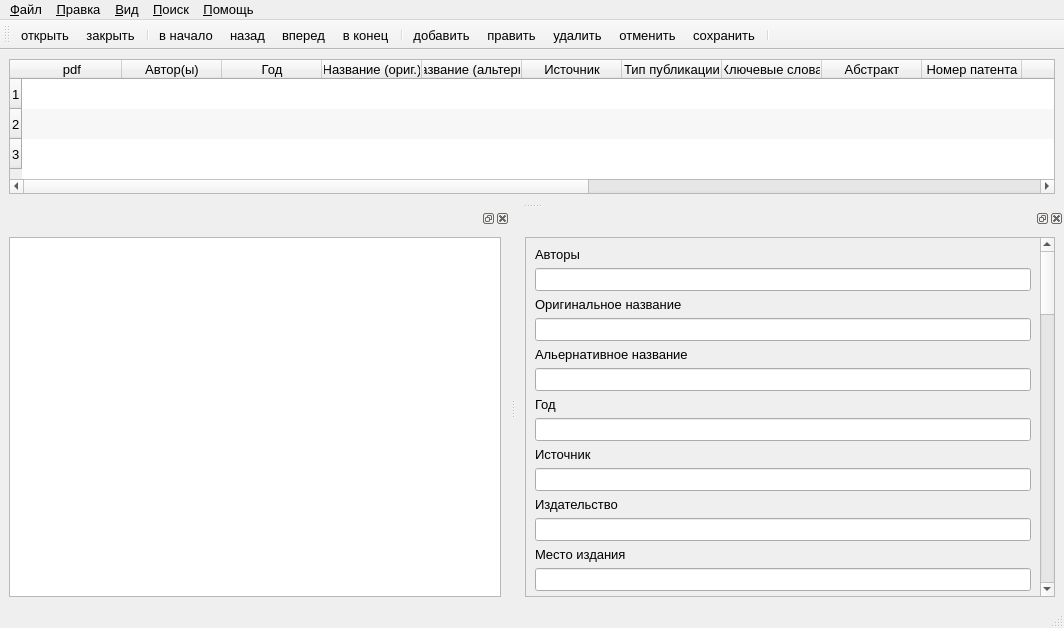
<?xml version="1.0" encoding="UTF-8"?>
<ui version="4.0">
 <class>MainWindow</class>
 <widget class="QMainWindow" name="MainWindow">
  <property name="geometry">
   <rect>
    <x>0</x>
    <y>0</y>
    <width>1064</width>
    <height>628</height>
   </rect>
  </property>
  <property name="minimumSize">
   <size>
    <width>0</width>
    <height>0</height>
   </size>
  </property>
  <property name="font">
   <font>
    <pointsize>10</pointsize>
   </font>
  </property>
  <property name="mouseTracking">
   <bool>true</bool>
  </property>
  <property name="windowTitle">
   <string>MainWindow</string>
  </property>
  <widget class="QWidget" name="centralwidget">
   <layout class="QHBoxLayout" name="horizontalLayout_3">
    <item>
     <widget class="QTableWidget" name="tableWidget">
      <property name="frameShape">
       <enum>QFrame::StyledPanel</enum>
      </property>
      <property name="frameShadow">
       <enum>QFrame::Sunken</enum>
      </property>
      <property name="lineWidth">
       <number>1</number>
      </property>
      <property name="alternatingRowColors">
       <bool>true</bool>
      </property>
      <property name="showGrid">
       <bool>false</bool>
      </property>
      <property name="gridStyle">
       <enum>Qt::SolidLine</enum>
      </property>
      <property name="sortingEnabled">
       <bool>true</bool>
      </property>
      <attribute name="horizontalHeaderVisible">
       <bool>true</bool>
      </attribute>
      <attribute name="horizontalHeaderShowSortIndicator" stdset="0">
       <bool>true</bool>
      </attribute>
      <attribute name="verticalHeaderVisible">
       <bool>true</bool>
      </attribute>
      <attribute name="verticalHeaderVisible">
       <bool>true</bool>
      </attribute>
      <attribute name="horizontalHeaderShowSortIndicator" stdset="0">
       <bool>true</bool>
      </attribute>
      <attribute name="horizontalHeaderVisible">
       <bool>true</bool>
      </attribute>
      <row>
       <property name="text">
        <string>1</string>
       </property>
      </row>
      <row>
       <property name="text">
        <string>2</string>
       </property>
      </row>
      <row>
       <property name="text">
        <string>3</string>
       </property>
      </row>
      <column>
       <property name="text">
        <string>pdf</string>
       </property>
      </column>
      <column>
       <property name="text">
        <string>Автор(ы)</string>
       </property>
      </column>
      <column>
       <property name="text">
        <string>Год</string>
       </property>
      </column>
      <column>
       <property name="text">
        <string>Название (ориг.)</string>
       </property>
      </column>
      <column>
       <property name="text">
        <string>Название (альтерн.)</string>
       </property>
      </column>
      <column>
       <property name="text">
        <string>Источник</string>
       </property>
      </column>
      <column>
       <property name="text">
        <string>Тип публикации</string>
       </property>
      </column>
      <column>
       <property name="text">
        <string>Ключевые слова</string>
       </property>
      </column>
      <column>
       <property name="text">
        <string>Абстракт</string>
       </property>
      </column>
      <column>
       <property name="text">
        <string>Номер патента</string>
       </property>
      </column>
      <column>
       <property name="text">
        <string>Том</string>
       </property>
      </column>
      <column>
       <property name="text">
        <string>Номер</string>
       </property>
      </column>
      <column>
       <property name="text">
        <string>Страницы</string>
       </property>
      </column>
      <column>
       <property name="text">
        <string>Место издания</string>
       </property>
      </column>
      <column>
       <property name="text">
        <string>Издательство</string>
       </property>
      </column>
      <column>
       <property name="text">
        <string>Язык публикации</string>
       </property>
      </column>
      <column>
       <property name="text">
        <string>Время добавления в базу</string>
       </property>
      </column>
      <column>
       <property name="text">
        <string>Путь до полнотекстовой публикации</string>
       </property>
      </column>
     </widget>
    </item>
   </layout>
  </widget>
  <widget class="QMenuBar" name="menubar">
   <property name="geometry">
    <rect>
     <x>0</x>
     <y>0</y>
     <width>1064</width>
     <height>26</height>
    </rect>
   </property>
   <widget class="QMenu" name="menu_file">
    <property name="title">
     <string>&amp;Файл</string>
    </property>
    <addaction name="create"/>
    <addaction name="open_"/>
    <addaction name="close"/>
    <addaction name="separator"/>
    <addaction name="save"/>
    <addaction name="save_as"/>
    <addaction name="del_"/>
    <addaction name="write_in"/>
    <addaction name="concatenate"/>
    <addaction name="write_from"/>
    <addaction name="sort_"/>
    <addaction name="double_search"/>
    <addaction name="separator"/>
    <addaction name="print_"/>
    <addaction name="separator"/>
    <addaction name="exit_"/>
   </widget>
   <widget class="QMenu" name="menu_edit">
    <property name="title">
     <string>&amp;Правка</string>
    </property>
    <addaction name="undo"/>
    <addaction name="redo"/>
    <addaction name="copy"/>
    <addaction name="crop"/>
    <addaction name="insert"/>
    <addaction name="select_all"/>
    <addaction name="separator"/>
    <addaction name="undo_all"/>
    <addaction name="separator"/>
    <addaction name="preferences"/>
   </widget>
   <widget class="QMenu" name="menu_search">
    <property name="title">
     <string>&amp;Поиск</string>
    </property>
    <addaction name="searchFulltext"/>
    <addaction name="search_all"/>
    <addaction name="searchCompl"/>
    <addaction name="searchKw"/>
    <addaction name="searchTaxKw"/>
   </widget>
   <widget class="QMenu" name="menu_help">
    <property name="title">
     <string>&amp;Помощь</string>
    </property>
    <addaction name="help"/>
    <addaction name="about"/>
    <addaction name="separator"/>
    <addaction name="database_info"/>
   </widget>
   <widget class="QMenu" name="menu">
    <property name="title">
     <string>&amp;Вид</string>
    </property>
    <addaction name="action_7"/>
    <addaction name="action_8"/>
    <addaction name="action_9"/>
    <addaction name="action_10"/>
   </widget>
   <addaction name="menu_file"/>
   <addaction name="menu_edit"/>
   <addaction name="menu"/>
   <addaction name="menu_search"/>
   <addaction name="menu_help"/>
  </widget>
  <widget class="QStatusBar" name="statusbar"/>
  <widget class="QToolBar" name="toolBar">
   <property name="acceptDrops">
    <bool>false</bool>
   </property>
   <property name="windowTitle">
    <string>toolBar_3</string>
   </property>
   <property name="autoFillBackground">
    <bool>true</bool>
   </property>
   <property name="toolButtonStyle">
    <enum>Qt::ToolButtonTextBesideIcon</enum>
   </property>
   <attribute name="toolBarArea">
    <enum>TopToolBarArea</enum>
   </attribute>
   <attribute name="toolBarBreak">
    <bool>false</bool>
   </attribute>
   <addaction name="toolBarOpenDatabase"/>
   <addaction name="toolBarCloseDatabase"/>
   <addaction name="separator"/>
   <addaction name="toolBarHome"/>
   <addaction name="toolBarPrev"/>
   <addaction name="toolBarNext"/>
   <addaction name="toolBarEnd"/>
   <addaction name="separator"/>
   <addaction name="toolBarNewEntry"/>
   <addaction name="toolBarEditEntry"/>
   <addaction name="toolBarDeleteEntry"/>
   <addaction name="toolBarUndo"/>
   <addaction name="toolBarCommit"/>
   <addaction name="separator"/>
  </widget>
  <widget class="QDockWidget" name="abstractDock">
   <attribute name="dockWidgetArea">
    <number>8</number>
   </attribute>
   <widget class="QWidget" name="dockWidgetContents_2">
    <layout class="QHBoxLayout" name="horizontalLayout_2">
     <item>
      <widget class="QTextBrowser" name="textBrowser">
       <property name="autoFormatting">
        <set>QTextEdit::AutoAll</set>
       </property>
       <property name="html">
        <string>&lt;!DOCTYPE HTML PUBLIC &quot;-//W3C//DTD HTML 4.0//EN&quot; &quot;http://www.w3.org/TR/REC-html40/strict.dtd&quot;&gt;
&lt;html&gt;&lt;head&gt;&lt;meta name=&quot;qrichtext&quot; content=&quot;1&quot; /&gt;&lt;style type=&quot;text/css&quot;&gt;
p, li { white-space: pre-wrap; }
&lt;/style&gt;&lt;/head&gt;&lt;body style=&quot; font-family:'Sans'; font-size:10pt; font-weight:400; font-style:normal;&quot;&gt;
&lt;p style=&quot;-qt-paragraph-type:empty; margin-top:0px; margin-bottom:0px; margin-left:0px; margin-right:0px; -qt-block-indent:0; text-indent:0px; font-family:'MS Shell Dlg 2';&quot;&gt;&lt;/p&gt;
&lt;p style=&quot;-qt-paragraph-type:empty; margin-top:0px; margin-bottom:0px; margin-left:0px; margin-right:0px; -qt-block-indent:0; text-indent:0px; font-family:'MS Shell Dlg 2';&quot;&gt;&lt;/p&gt;&lt;/body&gt;&lt;/html&gt;</string>
       </property>
      </widget>
     </item>
    </layout>
   </widget>
  </widget>
  <widget class="QDockWidget" name="add_dataDOCK">
   <attribute name="dockWidgetArea">
    <number>8</number>
   </attribute>
   <widget class="QWidget" name="dockWidgetContents">
    <layout class="QVBoxLayout" name="verticalLayout_3">
     <item>
      <widget class="QScrollArea" name="scrollArea">
       <property name="widgetResizable">
        <bool>true</bool>
       </property>
       <widget class="QWidget" name="scrolladd">
        <property name="geometry">
         <rect>
          <x>0</x>
          <y>-1794</y>
          <width>519</width>
          <height>2190</height>
         </rect>
        </property>
        <layout class="QVBoxLayout" name="verticalLayout_4">
         <item>
          <widget class="QLabel" name="label_10">
           <property name="text">
            <string>&lt;!DOCTYPE HTML PUBLIC &quot;-//W3C//DTD HTML 4.0//EN&quot; &quot;http://www.w3.org/TR/REC-html40/strict.dtd&quot;&gt;
&lt;html&gt;&lt;head&gt;&lt;meta name=&quot;qrichtext&quot; content=&quot;1&quot; /&gt;&lt;style type=&quot;text/css&quot;&gt;
p, li { white-space: pre-wrap; }
&lt;/style&gt;&lt;/head&gt;&lt;body style=&quot; font-family:'MS Shell Dlg 2'; font-size:10pt; font-weight:400; font-style:normal;&quot;&gt;
&lt;p style=&quot; margin-top:0px; margin-bottom:0px; margin-left:0px; margin-right:0px; -qt-block-indent:0; text-indent:0px;&quot;&gt;Авторы&lt;/p&gt;&lt;/body&gt;&lt;/html&gt;</string>
           </property>
          </widget>
         </item>
         <item>
          <widget class="QLineEdit" name="lineEdit_authors"/>
         </item>
         <item>
          <widget class="QLabel" name="label_36">
           <property name="text">
            <string>Оригинальное название</string>
           </property>
          </widget>
         </item>
         <item>
          <widget class="QLineEdit" name="lineEdit_name_orig"/>
         </item>
         <item>
          <widget class="QLabel" name="label_38">
           <property name="text">
            <string>Альернативное название</string>
           </property>
          </widget>
         </item>
         <item>
          <widget class="QLineEdit" name="lineEdit_name_alt"/>
         </item>
         <item>
          <widget class="QLabel" name="label_13">
           <property name="text">
            <string>&lt;!DOCTYPE HTML PUBLIC &quot;-//W3C//DTD HTML 4.0//EN&quot; &quot;http://www.w3.org/TR/REC-html40/strict.dtd&quot;&gt;
&lt;html&gt;&lt;head&gt;&lt;meta name=&quot;qrichtext&quot; content=&quot;1&quot; /&gt;&lt;style type=&quot;text/css&quot;&gt;
p, li { white-space: pre-wrap; }
&lt;/style&gt;&lt;/head&gt;&lt;body style=&quot; font-family:'MS Shell Dlg 2'; font-size:10pt; font-weight:400; font-style:normal;&quot;&gt;
&lt;p style=&quot; margin-top:0px; margin-bottom:0px; margin-left:0px; margin-right:0px; -qt-block-indent:0; text-indent:0px;&quot;&gt;Год&lt;/p&gt;&lt;/body&gt;&lt;/html&gt;</string>
           </property>
          </widget>
         </item>
         <item>
          <widget class="QLineEdit" name="lineEdit_year"/>
         </item>
         <item>
          <widget class="QLabel" name="label_40">
           <property name="text">
            <string>Источник</string>
           </property>
          </widget>
         </item>
         <item>
          <widget class="QLineEdit" name="lineEdit_source"/>
         </item>
         <item>
          <widget class="QLabel" name="label_41">
           <property name="text">
            <string>Издательство</string>
           </property>
          </widget>
         </item>
         <item>
          <widget class="QLineEdit" name="lineEdit_publisher"/>
         </item>
         <item>
          <widget class="QLabel" name="label_20">
           <property name="text">
            <string>Место издания</string>
           </property>
          </widget>
         </item>
         <item>
          <widget class="QLineEdit" name="lineEdit_publ_place"/>
         </item>
         <item>
          <widget class="QLabel" name="label_37">
           <property name="text">
            <string>Редакторы</string>
           </property>
          </widget>
         </item>
         <item>
          <widget class="QLineEdit" name="lineEdit_editors"/>
         </item>
         <item>
          <widget class="QLabel" name="label_11">
           <property name="text">
            <string>&lt;!DOCTYPE HTML PUBLIC &quot;-//W3C//DTD HTML 4.0//EN&quot; &quot;http://www.w3.org/TR/REC-html40/strict.dtd&quot;&gt;
&lt;html&gt;&lt;head&gt;&lt;meta name=&quot;qrichtext&quot; content=&quot;1&quot; /&gt;&lt;style type=&quot;text/css&quot;&gt;
p, li { white-space: pre-wrap; }
&lt;/style&gt;&lt;/head&gt;&lt;body style=&quot; font-family:'MS Shell Dlg 2'; font-size:10pt; font-weight:400; font-style:normal;&quot;&gt;
&lt;p style=&quot; margin-top:0px; margin-bottom:0px; margin-left:0px; margin-right:0px; -qt-block-indent:0; text-indent:0px;&quot;&gt;Том&lt;/p&gt;&lt;/body&gt;&lt;/html&gt;</string>
           </property>
          </widget>
         </item>
         <item>
          <widget class="QLineEdit" name="lineEdit_vol"/>
         </item>
         <item>
          <widget class="QLabel" name="label_9">
           <property name="text">
            <string>&lt;!DOCTYPE HTML PUBLIC &quot;-//W3C//DTD HTML 4.0//EN&quot; &quot;http://www.w3.org/TR/REC-html40/strict.dtd&quot;&gt;
&lt;html&gt;&lt;head&gt;&lt;meta name=&quot;qrichtext&quot; content=&quot;1&quot; /&gt;&lt;style type=&quot;text/css&quot;&gt;
p, li { white-space: pre-wrap; }
&lt;/style&gt;&lt;/head&gt;&lt;body style=&quot; font-family:'MS Shell Dlg 2'; font-size:10pt; font-weight:400; font-style:normal;&quot;&gt;
&lt;p style=&quot; margin-top:0px; margin-bottom:0px; margin-left:0px; margin-right:0px; -qt-block-indent:0; text-indent:0px;&quot;&gt;Номер&lt;/p&gt;&lt;/body&gt;&lt;/html&gt;</string>
           </property>
          </widget>
         </item>
         <item>
          <widget class="QLineEdit" name="lineEdit_number"/>
         </item>
         <item>
          <widget class="QLabel" name="label_39">
           <property name="text">
            <string>Выпуск</string>
           </property>
          </widget>
         </item>
         <item>
          <widget class="QLineEdit" name="lineEdit_issue"/>
         </item>
         <item>
          <widget class="QLabel" name="label_14">
           <property name="text">
            <string>&lt;!DOCTYPE HTML PUBLIC &quot;-//W3C//DTD HTML 4.0//EN&quot; &quot;http://www.w3.org/TR/REC-html40/strict.dtd&quot;&gt;
&lt;html&gt;&lt;head&gt;&lt;meta name=&quot;qrichtext&quot; content=&quot;1&quot; /&gt;&lt;style type=&quot;text/css&quot;&gt;
p, li { white-space: pre-wrap; }
&lt;/style&gt;&lt;/head&gt;&lt;body style=&quot; font-family:'MS Shell Dlg 2'; font-size:10pt; font-weight:400; font-style:normal;&quot;&gt;
&lt;p style=&quot; margin-top:0px; margin-bottom:0px; margin-left:0px; margin-right:0px; -qt-block-indent:0; text-indent:0px;&quot;&gt;Серия&lt;/p&gt;&lt;/body&gt;&lt;/html&gt;</string>
           </property>
          </widget>
         </item>
         <item>
          <widget class="QLineEdit" name="lineEdit_series"/>
         </item>
         <item>
          <widget class="QLabel" name="label_48">
           <property name="text">
            <string>Часть</string>
           </property>
          </widget>
         </item>
         <item>
          <widget class="QLineEdit" name="lineEdit_part"/>
         </item>
         <item>
          <widget class="QLabel" name="label_42">
           <property name="text">
            <string>Страницы</string>
           </property>
          </widget>
         </item>
         <item>
          <widget class="QLineEdit" name="lineEdit_pages"/>
         </item>
         <item>
          <widget class="QLabel" name="label_51">
           <property name="text">
            <string>Таблицы</string>
           </property>
          </widget>
         </item>
         <item>
          <widget class="QLineEdit" name="lineEdit_tables"/>
         </item>
         <item>
          <widget class="QLabel" name="label_16">
           <property name="text">
            <string>Карты</string>
           </property>
          </widget>
         </item>
         <item>
          <widget class="QLineEdit" name="lineEdit_maps"/>
         </item>
         <item>
          <widget class="QLabel" name="label_12">
           <property name="text">
            <string>&lt;!DOCTYPE HTML PUBLIC &quot;-//W3C//DTD HTML 4.0//EN&quot; &quot;http://www.w3.org/TR/REC-html40/strict.dtd&quot;&gt;
&lt;html&gt;&lt;head&gt;&lt;meta name=&quot;qrichtext&quot; content=&quot;1&quot; /&gt;&lt;style type=&quot;text/css&quot;&gt;
p, li { white-space: pre-wrap; }
&lt;/style&gt;&lt;/head&gt;&lt;body style=&quot; font-family:'MS Shell Dlg 2'; font-size:10pt; font-weight:400; font-style:normal;&quot;&gt;
&lt;p style=&quot; margin-top:0px; margin-bottom:0px; margin-left:0px; margin-right:0px; -qt-block-indent:0; text-indent:0px;&quot;&gt;Иллюстрации&lt;/p&gt;&lt;/body&gt;&lt;/html&gt;</string>
           </property>
          </widget>
         </item>
         <item>
          <widget class="QLineEdit" name="lineEdit_ill"/>
         </item>
         <item>
          <widget class="QLabel" name="label_54">
           <property name="text">
            <string>Количество публикаций</string>
           </property>
          </widget>
         </item>
         <item>
          <widget class="QLineEdit" name="lineEdit_publ_numb"/>
         </item>
         <item>
          <widget class="QLabel" name="label_43">
           <property name="text">
            <string>Zool. Record</string>
           </property>
          </widget>
         </item>
         <item>
          <widget class="QLineEdit" name="lineEdit_zool_rec"/>
         </item>
         <item>
          <widget class="QLabel" name="label_44">
           <property name="text">
            <string>Область серии</string>
           </property>
          </widget>
         </item>
         <item>
          <widget class="QLineEdit" name="lineEdit_series_area"/>
         </item>
         <item>
          <widget class="QLabel" name="label_45">
           <property name="text">
            <string>Язык публикации</string>
           </property>
          </widget>
         </item>
         <item>
          <widget class="QLineEdit" name="lineEdit_publ_lang"/>
         </item>
         <item>
          <widget class="QLabel" name="label_6">
           <property name="text">
            <string>Страна публикации</string>
           </property>
          </widget>
         </item>
         <item>
          <widget class="QLineEdit" name="lineEdit_publ_country"/>
         </item>
         <item>
          <widget class="QLabel" name="label_15">
           <property name="text">
            <string>Тип публикации</string>
           </property>
          </widget>
         </item>
         <item>
          <widget class="QLineEdit" name="lineEdit_publ_type"/>
         </item>
         <item>
          <widget class="QLabel" name="label_7">
           <property name="text">
            <string>Номер редакции МПК</string>
           </property>
          </widget>
         </item>
         <item>
          <widget class="QLineEdit" name="lineEdit_num_ed_mpk"/>
         </item>
         <item>
          <widget class="QLabel" name="label_53">
           <property name="text">
            <string>Основной индекс МПК</string>
           </property>
          </widget>
         </item>
         <item>
          <widget class="QLineEdit" name="lineEdit_main_ind_mpk"/>
         </item>
         <item>
          <widget class="QLabel" name="label_8">
           <property name="text">
            <string>Имя патентообладателя</string>
           </property>
          </widget>
         </item>
         <item>
          <widget class="QLineEdit" name="lineEdit_pat_owner"/>
         </item>
         <item>
          <widget class="QLabel" name="label_46">
           <property name="text">
            <string>Номер публикации</string>
           </property>
          </widget>
         </item>
         <item>
          <widget class="QLineEdit" name="lineEdit_publ_number"/>
         </item>
         <item>
          <widget class="QLabel" name="label_49">
           <property name="text">
            <string>Дата публикации</string>
           </property>
          </widget>
         </item>
         <item>
          <widget class="QDateEdit" name="dateEdit_publ_date"/>
         </item>
         <item>
          <widget class="QLabel" name="label">
           <property name="text">
            <string>Код ссылки</string>
           </property>
          </widget>
         </item>
         <item>
          <widget class="QLineEdit" name="lineEdit_ref_code"/>
         </item>
         <item>
          <widget class="QLabel" name="label_2">
           <property name="text">
            <string>УДК</string>
           </property>
          </widget>
         </item>
         <item>
          <widget class="QLineEdit" name="lineEdit_udk"/>
         </item>
         <item>
          <widget class="QLabel" name="label_4">
           <property name="text">
            <string>ISSN</string>
           </property>
          </widget>
         </item>
         <item>
          <widget class="QLineEdit" name="lineEdit_issn"/>
         </item>
         <item>
          <widget class="QLabel" name="label_5">
           <property name="text">
            <string>ISBN</string>
           </property>
          </widget>
         </item>
         <item>
          <widget class="QLineEdit" name="lineEdit_isbn"/>
         </item>
         <item>
          <widget class="QLabel" name="label_17">
           <property name="text">
            <string>Файл с публикацией</string>
           </property>
          </widget>
         </item>
         <item>
          <widget class="QLineEdit" name="lineEdit_file_path"/>
         </item>
         <item>
          <widget class="QLabel" name="label_18">
           <property name="text">
            <string>Общие таксономические слова</string>
           </property>
          </widget>
         </item>
         <item>
          <widget class="QLineEdit" name="lineEdit_comm_keywds"/>
         </item>
         <item>
          <widget class="QLabel" name="label_19">
           <property name="text">
            <string>Таксономические ключевые слова</string>
           </property>
          </widget>
         </item>
         <item>
          <widget class="QLineEdit" name="lineEdit_taxon_keywds"/>
         </item>
         <item>
          <widget class="QLabel" name="label_52">
           <property name="text">
            <string>Реферат</string>
           </property>
          </widget>
         </item>
         <item>
          <widget class="QTextEdit" name="textEdit_abstract"/>
         </item>
         <item>
          <widget class="QDialogButtonBox" name="buttonBox_add_entry">
           <property name="standardButtons">
            <set>QDialogButtonBox::Cancel|QDialogButtonBox::Ok</set>
           </property>
          </widget>
         </item>
        </layout>
       </widget>
      </widget>
     </item>
    </layout>
   </widget>
  </widget>
  <action name="create">
   <property name="text">
    <string>&amp;Создать</string>
   </property>
   <property name="toolTip">
    <string>Создать базу данных</string>
   </property>
   <property name="shortcut">
    <string>Ctrl+N</string>
   </property>
  </action>
  <action name="open_">
   <property name="icon">
    <iconset>
     <normaloff>../111.png</normaloff>../111.png</iconset>
   </property>
   <property name="text">
    <string>&amp;Открыть</string>
   </property>
   <property name="toolTip">
    <string>Открыть базу данных</string>
   </property>
   <property name="shortcut">
    <string>Ctrl+O</string>
   </property>
  </action>
  <action name="close">
   <property name="text">
    <string>&amp;Закрыть</string>
   </property>
   <property name="toolTip">
    <string>Закрыть базу данных</string>
   </property>
   <property name="shortcut">
    <string>Alt+C</string>
   </property>
  </action>
  <action name="save">
   <property name="text">
    <string>&amp;Сохранить</string>
   </property>
   <property name="shortcut">
    <string>Ctrl+S</string>
   </property>
  </action>
  <action name="save_as">
   <property name="text">
    <string>&amp;Сохранить как...</string>
   </property>
   <property name="shortcut">
    <string>Ctrl+Shift+S</string>
   </property>
  </action>
  <action name="del_">
   <property name="text">
    <string>&amp;Удалить</string>
   </property>
   <property name="shortcut">
    <string>Ctrl+D</string>
   </property>
  </action>
  <action name="write_in">
   <property name="text">
    <string>&amp;Записать в...</string>
   </property>
   <property name="shortcut">
    <string>Ctrl+W</string>
   </property>
  </action>
  <action name="concatenate">
   <property name="text">
    <string>&amp;Объединить...</string>
   </property>
   <property name="shortcut">
    <string>Ctrl+J</string>
   </property>
  </action>
  <action name="write_from">
   <property name="text">
    <string>&amp;Записать из...</string>
   </property>
   <property name="shortcut">
    <string>Ctrl+E</string>
   </property>
  </action>
  <action name="sort_">
   <property name="text">
    <string>&amp;Сортировать</string>
   </property>
   <property name="shortcut">
    <string>Alt+S</string>
   </property>
  </action>
  <action name="double_search">
   <property name="text">
    <string>&amp;Поиск дублей</string>
   </property>
   <property name="shortcut">
    <string>Alt+D</string>
   </property>
  </action>
  <action name="print_">
   <property name="text">
    <string>&amp;Печать...</string>
   </property>
   <property name="shortcut">
    <string>Ctrl+P</string>
   </property>
  </action>
  <action name="exit_">
   <property name="text">
    <string>&amp;Выход</string>
   </property>
   <property name="shortcut">
    <string>Ctrl+Q</string>
   </property>
  </action>
  <action name="undo">
   <property name="text">
    <string>&amp;Отменить ввод</string>
   </property>
   <property name="shortcut">
    <string>Ctrl+Z</string>
   </property>
  </action>
  <action name="redo">
   <property name="text">
    <string>&amp;Повторить ввод</string>
   </property>
   <property name="shortcut">
    <string>Ctrl+Y</string>
   </property>
  </action>
  <action name="copy">
   <property name="text">
    <string>&amp;Копировать</string>
   </property>
   <property name="shortcut">
    <string>Ctrl+C</string>
   </property>
  </action>
  <action name="crop">
   <property name="text">
    <string>&amp;Вырезать</string>
   </property>
   <property name="shortcut">
    <string>Ctrl+X</string>
   </property>
  </action>
  <action name="insert">
   <property name="text">
    <string>&amp;Вставить</string>
   </property>
   <property name="shortcut">
    <string>Ctrl+V</string>
   </property>
  </action>
  <action name="select_all">
   <property name="text">
    <string>&amp;Выделить всё</string>
   </property>
   <property name="shortcut">
    <string>Ctrl+A</string>
   </property>
  </action>
  <action name="undo_all">
   <property name="text">
    <string>&amp;Отменить всё</string>
   </property>
   <property name="shortcut">
    <string>Ctrl+Shift+Z</string>
   </property>
  </action>
  <action name="search_all">
   <property name="text">
    <string>&amp;Поиск по всем полям базы данных</string>
   </property>
   <property name="shortcut">
    <string>Ctrl+Shift+A</string>
   </property>
  </action>
  <action name="searchCompl">
   <property name="text">
    <string>&amp;Поиск по сложному запросу</string>
   </property>
   <property name="shortcut">
    <string>Ctrl+Shift+C</string>
   </property>
  </action>
  <action name="searchKw">
   <property name="text">
    <string>&amp;Поиск по совокупности ключевых слов</string>
   </property>
   <property name="shortcut">
    <string>Ctrl+Shift+K</string>
   </property>
  </action>
  <action name="searchTaxKw">
   <property name="text">
    <string>&amp;Поиск по совокупности таксономических ключевых слов</string>
   </property>
   <property name="shortcut">
    <string>Ctrl+Shift+T</string>
   </property>
  </action>
  <action name="help">
   <property name="text">
    <string>&amp;Справка</string>
   </property>
   <property name="shortcut">
    <string>F1</string>
   </property>
  </action>
  <action name="about">
   <property name="text">
    <string>&amp;О программе</string>
   </property>
  </action>
  <action name="database_info">
   <property name="text">
    <string>&amp;Информация о базе данных</string>
   </property>
   <property name="shortcut">
    <string>Ctrl+I</string>
   </property>
  </action>
  <action name="toolBarHome">
   <property name="text">
    <string>в начало</string>
   </property>
   <property name="toolTip">
    <string>Переход к первой записи</string>
   </property>
   <property name="shortcut">
    <string>Alt+&lt;</string>
   </property>
  </action>
  <action name="toolBarPrev">
   <property name="text">
    <string>назад</string>
   </property>
   <property name="toolTip">
    <string>Переход к предыдущей записи</string>
   </property>
   <property name="shortcut">
    <string>Ctrl+B</string>
   </property>
  </action>
  <action name="toolBarNext">
   <property name="text">
    <string>вперед</string>
   </property>
   <property name="toolTip">
    <string>Переход к следующей записи</string>
   </property>
   <property name="shortcut">
    <string>Ctrl+F</string>
   </property>
  </action>
  <action name="toolBarEnd">
   <property name="text">
    <string>в конец</string>
   </property>
   <property name="toolTip">
    <string>Переход к последней записи</string>
   </property>
   <property name="shortcut">
    <string>Alt+&gt;</string>
   </property>
  </action>
  <action name="toolBarOpenDatabase">
   <property name="text">
    <string>открыть</string>
   </property>
   <property name="toolTip">
    <string>Выбрать базу данных</string>
   </property>
  </action>
  <action name="toolBarCloseDatabase">
   <property name="text">
    <string>закрыть</string>
   </property>
   <property name="toolTip">
    <string>Закрыть базу данных</string>
   </property>
  </action>
  <action name="toolBarNewEntry">
   <property name="text">
    <string>добавить</string>
   </property>
   <property name="toolTip">
    <string>Добавить новую запись</string>
   </property>
  </action>
  <action name="toolBarDeleteEntry">
   <property name="text">
    <string>удалить</string>
   </property>
   <property name="toolTip">
    <string>Удалить текущую запись</string>
   </property>
  </action>
  <action name="toolBarEditEntry">
   <property name="text">
    <string>править</string>
   </property>
   <property name="toolTip">
    <string>редактировать текущую запись</string>
   </property>
  </action>
  <action name="toolBarSimpleSearch">
   <property name="text">
    <string>поиск</string>
   </property>
   <property name="toolTip">
    <string>Поиск по базе данных</string>
   </property>
  </action>
  <action name="preferences">
   <property name="text">
    <string>&amp;Настройка</string>
   </property>
   <property name="toolTip">
    <string>Настройка поведения, внешнего вида и других параметров</string>
   </property>
  </action>
  <action name="toolBarUndo">
   <property name="text">
    <string>отменить</string>
   </property>
   <property name="toolTip">
    <string>Отмена последнего действия</string>
   </property>
  </action>
  <action name="searchFulltext">
   <property name="text">
    <string>&amp;Полнотекстовый поиск</string>
   </property>
   <property name="shortcut">
    <string>Ctrl+Shift+F</string>
   </property>
  </action>
  <action name="toolBarCommit">
   <property name="text">
    <string>сохранить</string>
   </property>
   <property name="toolTip">
    <string>Сохранить изменения</string>
   </property>
   <property name="shortcut">
    <string>Ctrl+Alt+S</string>
   </property>
  </action>
  <action name="action_dfg">
   <property name="text">
    <string>&amp;dfg</string>
   </property>
  </action>
  <action name="action_asd">
   <property name="text">
    <string>&amp; asd</string>
   </property>
  </action>
  <action name="action_sdf">
   <property name="text">
    <string>&amp;sdf</string>
   </property>
  </action>
  <action name="action_sdf_2">
   <property name="text">
    <string>&amp;sdf</string>
   </property>
  </action>
  <action name="actionDfg">
   <property name="text">
    <string>dfg</string>
   </property>
  </action>
  <action name="action_dfgh">
   <property name="text">
    <string>&amp;dfgh</string>
   </property>
  </action>
  <action name="action_hgf">
   <property name="text">
    <string>&amp;hgf</string>
   </property>
  </action>
  <action name="action_aaa">
   <property name="text">
    <string>&amp;aaa</string>
   </property>
  </action>
  <action name="actionJapan">
   <property name="text">
    <string>japan</string>
   </property>
  </action>
  <action name="action_7">
   <property name="text">
    <string>&amp;Краткий</string>
   </property>
  </action>
  <action name="action_8">
   <property name="text">
    <string>&amp;Все поля</string>
   </property>
  </action>
  <action name="action_9">
   <property name="text">
    <string>&amp;Результаты поиска</string>
   </property>
  </action>
  <action name="action_10">
   <property name="text">
    <string>&amp;Форматированные ссылки</string>
   </property>
  </action>
 </widget>
 <resources/>
 <connections/>
</ui>
